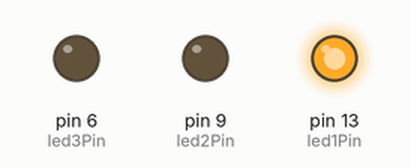
This sketch was run on a simulated Arduino Uno, built with avr-gcc and run on an emulated ATmega328P. Shown: output pins drawn as LEDs (lit = HIGH).

Above: at 0.5 s.
At 1.5 s:
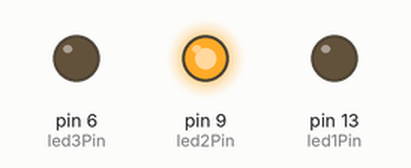
At 5.5 s:
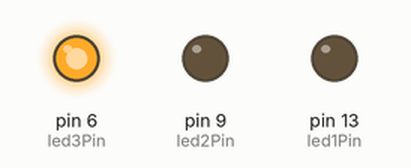
Timing chart, 0 to 6.9 s (numbered marks = the images above):
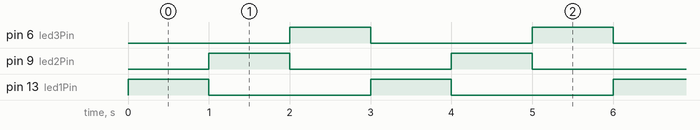

Measured:
- by itself, pin 6 (led3Pin), pin 9 (led2Pin), pin 13 (led1Pin): alternates HIGH for 1.0 s and LOW for 2.0 s
- by itself, everything shown: repeats every 3.0 s, in 4 steps

The sketch:

Cod_LEDs_B_sic.ino
```cpp
// Definindo os pinos dos LEDs
const int led1Pin = 13; // Pino do primeiro LED
const int led2Pin = 9; // Pino do segundo LED
const int led3Pin = 6; // Pino do terceiro LED

void setup() {
  // Configurando os pinos dos LEDs como saída
  pinMode(led1Pin, OUTPUT);
  pinMode(led2Pin, OUTPUT);
  pinMode(led3Pin, OUTPUT);
}

void loop() {
  digitalWrite(led1Pin, HIGH); // Acende o primeiro LED
  delay(1000); // Aguarda 1 segundo

  digitalWrite(led1Pin, LOW); // Apaga o primeiro LED
  digitalWrite(led2Pin, HIGH); // Acende o segundo LED
  delay(1000); // Aguarda 1 segundo

  digitalWrite(led2Pin, LOW); // Apaga o segundo LED
  digitalWrite(led3Pin, HIGH); // Acende o terceiro LED
  delay(1000); // Aguarda 1 segundo

  digitalWrite(led3Pin, LOW); // Apaga o terceiro LED
}
```
